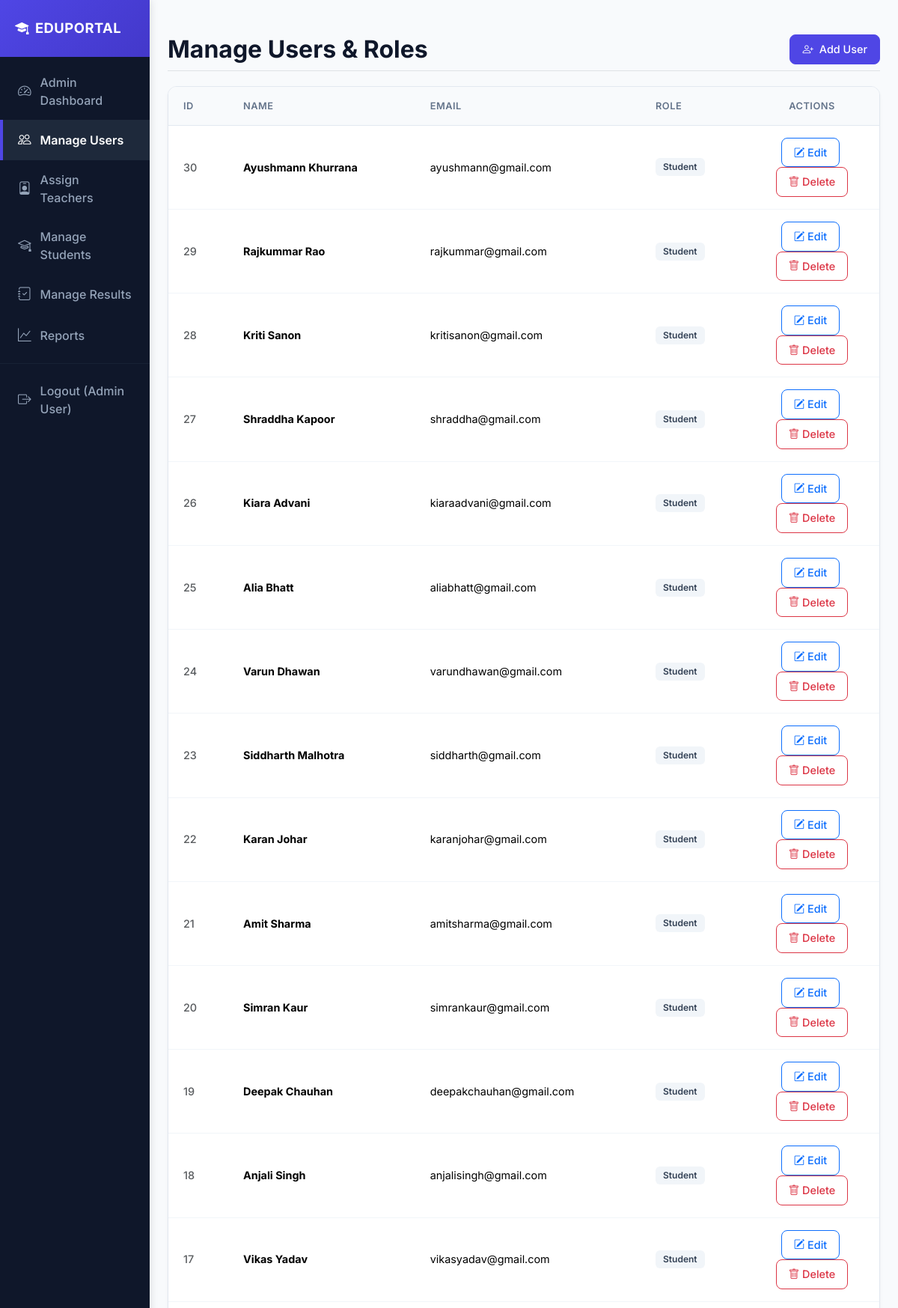
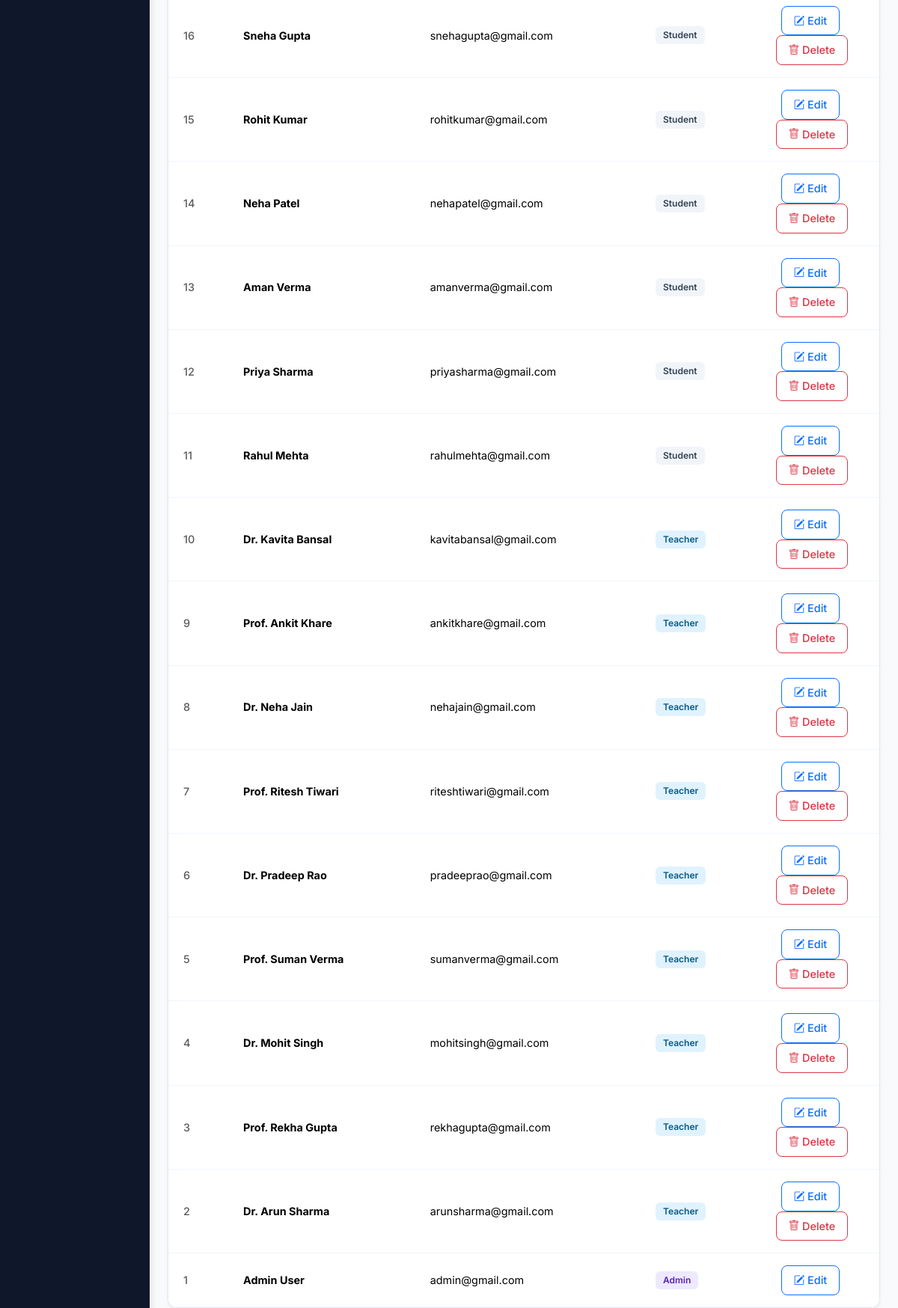
Screenshot of /admin_manage_users.php (signed in, upper part) with the database file from the repository (2 pictures, top to bottom).
### tables this page shows
CREATE TABLE users (
  id INT AUTO_INCREMENT PRIMARY KEY,
  name VARCHAR(100),
  email VARCHAR(150) UNIQUE,
  password VARCHAR(255),
  role ENUM('admin','teacher','student') DEFAULT 'student',
  created_at TIMESTAMP DEFAULT CURRENT_TIMESTAMP
);

### includes/header.php (called while the page is built, shortened)
<?php
require_once __DIR__ . '/../config/db.php';
$user = $_SESSION['user'];
?>

### config/db.php (called while the page is built, shortened)
<?php
function esc($v){ return htmlspecialchars(trim($v), ENT_QUOTES, 'UTF-8'); }
?>

### admin_manage_users.php (the view, shortened to what this page needs)
<?php require_once 'includes/header.php'; if($user['role']!='admin') die('Unauthorized');
$users = $conn->query('SELECT id,name,email,role,created_at FROM users ORDER BY id DESC')->fetch_all(MYSQLI_ASSOC);
?><!doctype html>
<html>
<head>
  <link href="https://cdn.jsdelivr.net/npm/bootstrap@5.3.2/dist/css/bootstrap.min.css" rel="stylesheet">
  <link rel="stylesheet" href="https://cdn.jsdelivr.net/npm/bootstrap-icons@1.11.2/font/bootstrap-icons.min.css">
  <link rel="stylesheet" href="style.css">
</head>
<body>
  <div class="container-fluid">
    <div class="row">
      <?php include 'includes/sidebar.php'; ?>
      <main class="col-md-9 ms-sm-auto col-lg-10 px-md-4">
        <div class="d-flex justify-content-between align-items-center pt-3 pb-2 mb-3 border-bottom">
          <h2 class="h2 page-title mb-0">Manage Users & Roles</h2>
          <a class="btn btn-primary" href="admin_user_add.php"><i class="bi bi-person-plus me-2"></i>Add User</a>
        </div>
        <div class="table-container">
          <table class="table align-middle">
            <thead>
              <tr>
                <th style="width: 80px;">ID</th>
                <th>Name</th>
                <th>Email</th>
                <th>Role</th>
                <th style="width: 180px; text-align: center;">Actions</th>
              </tr>
            </thead>
            <tbody>
              <?php foreach($users as $u): ?>
                <tr>
                  <td class="text-muted fw-medium"><?=esc($u['id'])?></td>
                  <td><strong><?=esc($u['name'])?></strong></td>
                  <td><?=esc($u['email'])?></td>
                  <td>
                    <?php
                      $role_class = 'badge-role-student';
                      if($u['role']=='admin') $role_class = 'badge-role-admin';
                      elseif($u['role']=='teacher') $role_class = 'badge-role-teacher';
                    ?>
                    <span class="badge <?= $role_class ?> text-capitalize"><?=esc($u['role'])?></span>
                  </td>
                  <td class="text-center">
                    <a class="btn btn-sm btn-outline-primary me-1" href="admin_user_edit.php?id=<?=$u['id']?>">
                      <i class="bi bi-pencil-square"></i> Edit
                    </a>
                    <?php if($u['id']!=$user['id']): ?>
                      <a class="btn btn-sm btn-outline-danger" href="?delete=<?=$u['id']?>" onclick="return confirm('Delete user?')">
                        <i class="bi bi-trash"></i> Delete
                      </a>
                    <?php endif; ?>
                  </td>
                </tr>
              <?php endforeach; ?>
            </tbody>
          </table>
        </div>
      </main>
    </div>
  </div>
</body>
</html>

### includes/sidebar.php (shortened to what this page needs)
<?php
$role = $user['role'];
$active = basename($_SERVER['PHP_SELF']);
?>
<nav class="col-md-2 d-none d-md-block sidebar">
  <div class="sidebar-header">
    <i class="bi bi-mortarboard-fill me-2"></i>EduPortal
  </div>
  <div class="position-sticky pt-2">
    <ul class="nav flex-column">
      <?php if($role=='admin'): ?>
        <li class="nav-item">
          <a class="nav-link <?= ($active=='admin_dashboard.php')?'active':'' ?>" href="admin_dashboard.php">
            <i class="bi bi-speedometer2"></i> Admin Dashboard
          </a>
        </li>
        <li class="nav-item">
          <a class="nav-link <?= ($active=='admin_manage_users.php' || $active=='admin_user_add.php' || $active=='admin_user_edit.php')?'active':'' ?>" href="admin_manage_users.php">
            <i class="bi bi-people"></i> Manage Users
          </a>
        </li>
        <li class="nav-item">
          <a class="nav-link <?= ($active=='admin_assign.php')?'active':'' ?>" href="admin_assign.php">
            <i class="bi bi-person-badge"></i> Assign Teachers
          </a>
        </li>
        <li class="nav-item">
          <a class="nav-link <?= ($active=='students.php' || $active=='students_add.php' || $active=='students_edit.php')?'active':'' ?>" href="students.php">
            <i class="bi bi-mortarboard"></i> Manage Students
          </a>
        </li>
        <li class="nav-item">
          <a class="nav-link <?= ($active=='results.php' || $active=='results_add.php' || $active=='results_edit.php')?'active':'' ?>" href="results.php">
            <i class="bi bi-journal-check"></i> Manage Results
          </a>
        </li>
        <li class="nav-item">
          <a class="nav-link <?= ($active=='reports.php')?'active':'' ?>" href="reports.php">
            <i class="bi bi-graph-up"></i> Reports
          </a>
        </li>
      <?php endif; ?>
      <hr style="border-top: 1px solid #334155; margin: 10px 0;">
      <li class="nav-item">
        <a class="nav-link" href="logout.php">
          <i class="bi bi-box-arrow-right"></i> Logout (<?=esc($user['name'])?>)
        </a>
      </li>
    </ul>
  </div>
</nav>

### style.css (style rules this page uses)
:root { --bg-primary: #f8fafc; --text-main: #1e293b; --text-muted: #64748b; --sidebar-bg: #0f172a; --sidebar-hover: #1e293b; --primary: #4f46e5; --primary-hover: #4338ca; --border-color: #e2e8f0; --card-shadow: 0 4px 6px -1px rgb(0 0 0 / 0.05), 0 2px 4px -2px rgb(0 0 0 / 0.05); }
body { font-family: 'Inter', sans-serif; background-color: var(--bg-primary); color: var(--text-main); margin: 0; padding: 0; }
.sidebar { background-color: var(--sidebar-bg); min-height: 100vh; box-shadow: 2px 0 10px rgba(0, 0, 0, 0.1); padding: 0; }
.sidebar-header { padding: 24px 20px; background: linear-gradient(135deg, var(--primary), var(--primary-hover)); color: #fff; font-weight: 700; font-size: 1.15rem; letter-spacing: 0.5px; text-transform: uppercase; }
.sidebar .nav-link { color: #94a3b8; font-weight: 500; padding: 14px 20px; border-radius: 0px; border-left: 4px solid transparent; display: flex; align-items: center; gap: 12px; transition: all 0.2s ease-in-out; }
.sidebar .nav-link i { font-size: 1.1rem; }
.sidebar .nav-link.active { color: #fff; background-color: var(--sidebar-hover); border-left-color: var(--primary); font-weight: 600; }
main { padding: 30px 40px; }
.page-title { font-weight: 700; color: var(--sidebar-bg); margin-bottom: 24px; }
.btn { border-radius: 8px; font-weight: 500; padding: 8px 16px; font-size: 0.9rem; transition: all 0.2s ease; }
.btn-primary { background-color: var(--primary); border-color: var(--primary); }
.table-container { background-color: #ffffff; border: 1px solid var(--border-color); border-radius: 12px; box-shadow: var(--card-shadow); overflow: hidden; margin-top: 20px; }
.table { margin-bottom: 0; }
.table th { background-color: #f8fafc; color: var(--text-muted); font-weight: 600; font-size: 0.8rem; text-transform: uppercase; letter-spacing: 0.5px; border-bottom: 1px solid var(--border-color); padding: 16px 20px; }
.table td { padding: 16px 20px; vertical-align: middle; border-bottom: 1px solid #f1f5f9; font-size: 0.9rem; }
.table tbody tr:last-child td { border-bottom: none; }
.badge { padding: 6px 10px; font-weight: 600; border-radius: 6px; font-size: 0.75rem; display: inline-block; }
.badge-role-admin { background-color: #ede9fe; color: #5b21b6; }
.badge-role-teacher { background-color: #e0f2fe; color: #075985; }
.badge-role-student { background-color: #f1f5f9; color: #334155; }

### rows the page displays
users: name "Admin User", id "1", email "admin@gmail.com", role "Admin"
users: id "30", name "Ayushmann Khurrana", email "ayushmann@gmail.com", role "Student"
users: id "29", name "Rajkummar Rao", email "rajkummar@gmail.com", role "Student"
users: id "28", name "Kriti Sanon", email "kritisanon@gmail.com", role "Student"
users: id "27", name "Shraddha Kapoor", email "shraddha@gmail.com", role "Student"
users: id "26", name "Kiara Advani", email "kiaraadvani@gmail.com", role "Student"
users: id "25", name "Alia Bhatt", email "aliabhatt@gmail.com", role "Student"
users: id "24", name "Varun Dhawan", email "varundhawan@gmail.com", role "Student"
users: id "23", name "Siddharth Malhotra", email "siddharth@gmail.com", role "Student"
users: id "22", name "Karan Johar", email "karanjohar@gmail.com", role "Student"
users: id "21", name "Amit Sharma", email "amitsharma@gmail.com", role "Student"
users: id "20", name "Simran Kaur", email "simrankaur@gmail.com", role "Student"
users: id "19", name "Deepak Chauhan", email "deepakchauhan@gmail.com", role "Student"
users: id "18", name "Anjali Singh", email "anjalisingh@gmail.com", role "Student"
users: id "17", name "Vikas Yadav", email "vikasyadav@gmail.com", role "Student"
users: id "16", name "Sneha Gupta", email "snehagupta@gmail.com", role "Student"
users: id "15", name "Rohit Kumar", email "rohitkumar@gmail.com", role "Student"
users: id "14", name "Neha Patel", email "nehapatel@gmail.com", role "Student"
users: id "13", name "Aman Verma", email "amanverma@gmail.com", role "Student"
users: id "12", name "Priya Sharma", email "priyasharma@gmail.com", role "Student"
users: id "11", name "Rahul Mehta", email "rahulmehta@gmail.com", role "Student"
users: id "10", name "Dr. Kavita Bansal", email "kavitabansal@gmail.com", role "Teacher"
users: id "9", name "Prof. Ankit Khare", email "ankitkhare@gmail.com", role "Teacher"
users: id "8", name "Dr. Neha Jain", email "nehajain@gmail.com", role "Teacher"
users: id "7", name "Prof. Ritesh Tiwari", email "riteshtiwari@gmail.com", role "Teacher"
users: id "6", name "Dr. Pradeep Rao", email "pradeeprao@gmail.com", role "Teacher"
users: id "5", name "Prof. Suman Verma", email "sumanverma@gmail.com", role "Teacher"
users: id "4", name "Dr. Mohit Singh", email "mohitsingh@gmail.com", role "Teacher"
users: id "3", name "Prof. Rekha Gupta", email "rekhagupta@gmail.com", role "Teacher"
users: id "2", name "Dr. Arun Sharma", email "arunsharma@gmail.com", role "Teacher"
